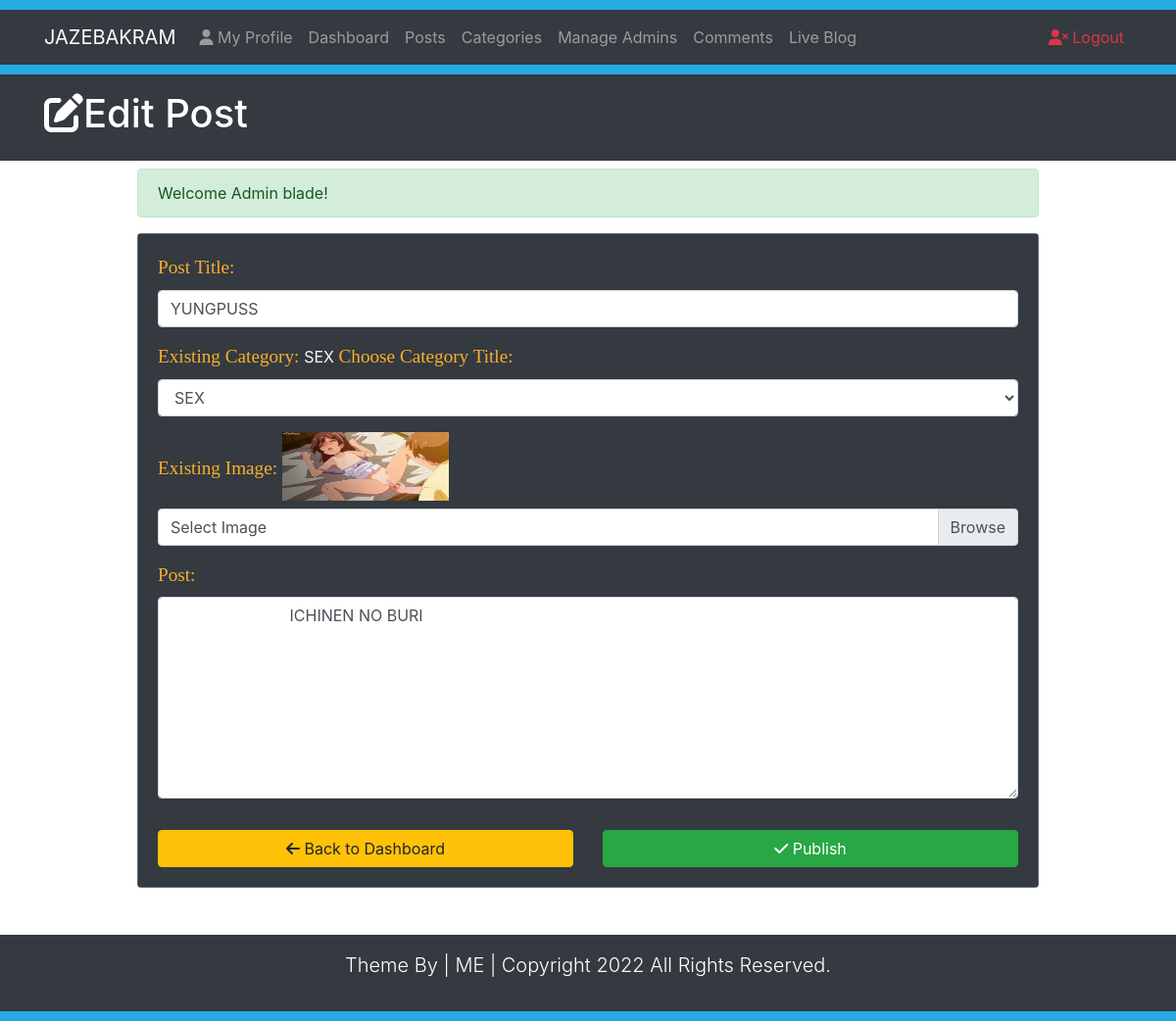
Page /editpost.php?id=19 (signed in) on the committed database.
### tables this page shows
CREATE TABLE `posts` (
  `id` int(10) NOT NULL AUTO_INCREMENT,
  `datetime` varchar(50) DEFAULT NULL,
  `title` varchar(300) DEFAULT NULL,
  `category` varchar(50) DEFAULT NULL,
  `author` varchar(50) DEFAULT NULL,
  `image` varchar(50) DEFAULT NULL,
  `post` varchar(10000) DEFAULT NULL,
  PRIMARY KEY (`id`)
);

### editpost.php (the view, shortened to what this page needs)
<?php require_once("includes/sessions.php"); ?>
<?php
   $SearchQueryParameter = $_GET['id'];
?>
<!DOCTYPE html>
<html lang="es">
<head>
   <link rel="stylesheet" href="https://cdn.jsdelivr.net/npm/bootstrap@4.2.1/dist/css/bootstrap.min.css">
   <link rel="stylesheet" href="css/styles.css">
</head>
<body>
   <div style="height:10px; background:#27aae1"></div>
   <nav class="navbar navbar-expand-lg navbar-dark bg-dark">
      <div class="container">
         <a href="#" class="navbar-brand">JAZEBAKRAM</a>
         <div id="navbarcollapseCMS" class="collapse navbar-collapse">
            <ul class="navbar-nav mr-auto">
               <li class="nav-item">
                  <a href="MyProfile.php" class="nav-link"> <i class="fa-solid fa-user"></i> My Profile</a>
               </li>
               <li class="nav-item">
                  <a href="Dashboard.php" class="nav-link">Dashboard</a>
               </li>
               <li class="nav-item">
                  <a href="Posts.php" class="nav-link">Posts</a>
               </li>
               <li class="nav-item">
                  <a href="Categories.php" class="nav-link">Categories</a>
               </li>
               <li class="nav-item">
                  <a href="Admins.php" class="nav-link">Manage Admins</a>
               </li>
               <li class="nav-item">
                  <a href="Comments.php" class="nav-link">Comments</a>
               </li>
               <li class="nav-item">
                  <a href="Blog.php?page=1" class="nav-link">Live Blog</a>
               </li>
            </ul>
            <ul class="navbar-nav ml-auto">
               <li class="nav-item"><a href="Logout.php" class="nav-link text-danger"> <i class="fa-solid fa-user-times"></i> Logout</a></li>
            </ul>
         </div>
      </div>
   </nav>
   <div style="height:10px; background:#27aae1"></div>
   <header class="bg-dark text-white py-3">
      <div class="container">
         <div class="row">
            <div class="col-md-12">
               <h1><i class="fa-solid fa-edit" style="color:27aae1;"></i>Edit Post</h1>
            </div>
         </div>
      </div>
   </header>
   <section class="container py-2 mb-4">
      <div class="row">
         <div class="offset-lg-1 col-lg-10" style="min-height:400px;">
            <?php
                 echo SuccessMessage();
                 global $ConnectingDB;
                 $sql = "SELECT * FROM posts WHERE id='$SearchQueryParameter'";
                 $stmt = $ConnectingDB->query($sql);
                 while ($DataRows = $stmt->fetch()) {
                    $TitleToUpdate = $DataRows["title"];
                    $CategoryToUpdate = $DataRows["category"];
                    $ImageToUpdate = $DataRows["image"];
                    $PostTextToUpdate = $DataRows["post"];
                 }
                ?>
                <form class="" action="editpost.php?id=<?php echo $SearchQueryParameter; ?>" method="post" enctype="multipart/form-data">
               <div class="card bg-secondary text-light mb-3">
                  <div class="card-body bg-dark">
                     <div class="form-group">
                        <label for="title"> <span class="FieldInfo"> Post Title: </span></label>
                        <input class="form-control" type="text" name="postitle" id="title" placeholder="Type title here" value="<?php echo $TitleToUpdate; ?>">
                     </div>
                     <div class="form-group">
                        <span class="FieldInfo">Existing Category: </span>
                        <?php echo $CategoryToUpdate; ?>
                        <label for="categorytitle"> <span class="FieldInfo"> Choose Category Title: </span></label>
                        <select id="categorytitle" class="form-control" name="categorry">
                           <?php
                            global $ConnectingDB;
                           $sql = "SELECT * FROM category";
                           $stmt = $ConnectingDB->query($sql);
                           while ($DataRows = $stmt->fetch()) {
                              $CategoryName = $DataRows['title'];
                           ?>
                           <option><?php echo $CategoryName; ?></option>
                           <?php } ?>
                       </select>
                     </div>
                     <div class="form-group">
                        <span class="FieldInfo">Existing Image: </span>
                        <img class="mb-2" src="uploads/<?php echo $ImageToUpdate; ?>" width="170px"; height="70px"; alt="">
                        <div class="custom-file">
                           <label for="imageSelect" class="custom-file-label">Select Image</label>
                        </div>
                     </div>
                     <div class="form-group">
                        <label for="post"> <span class="FieldInfo"> Post: </span></label>
                        <textarea id="post" class="form-control" name="postdescription" cols="80" rows="8">
                           <?php echo $PostTextToUpdate; ?>
                        </textarea>
                     </div>
                     <div class="row">
                        <div class="col-lg-6 mt-3">
                           <a href="Dashboard.php" class="btn btn-warning btn-block"><i class="fas fa-arrow-left"></i> Back to Dashboard</a>
                        </div>
                        <div class="col-lg-6 mt-3">
                           <button type="submit" name="Submit" class="btn btn-success btn-block">
                              <i class="fas fa-check"></i>
                              Publish
                           </button>
                        </div>
                     </div>
                  </div>
               </div>
         </div>
      </div>
   </section>
   <footer class="bg-dark text-white py-3">
      <div class="container">
         <div class="row">
            <div class="col">
               <p class="lead text-center">Theme By | ME | Copyright <span id="year"></span> All Rights Reserved.</p>
            </div>
         </div>
      </div>
   </footer>
   <div style="height:10px; background:#27aae1"></div>
</body>
</html>

### css/styles.css (style rules this page uses)
.FieldInfo { color: rgb(251, 174, 44); font-family: Bitter, Georgia, "Times New Roman", Times, serif; font-size: 1.2em; }

### rows in the picture
posts: postitle "YUNGPUSS", category "SEX", image (picture), postdescription "ICHINEN NO BURI"

### other values in the picture
SuccessMessage() "Welcome Admin blade!"
form field categorry "SEX"
